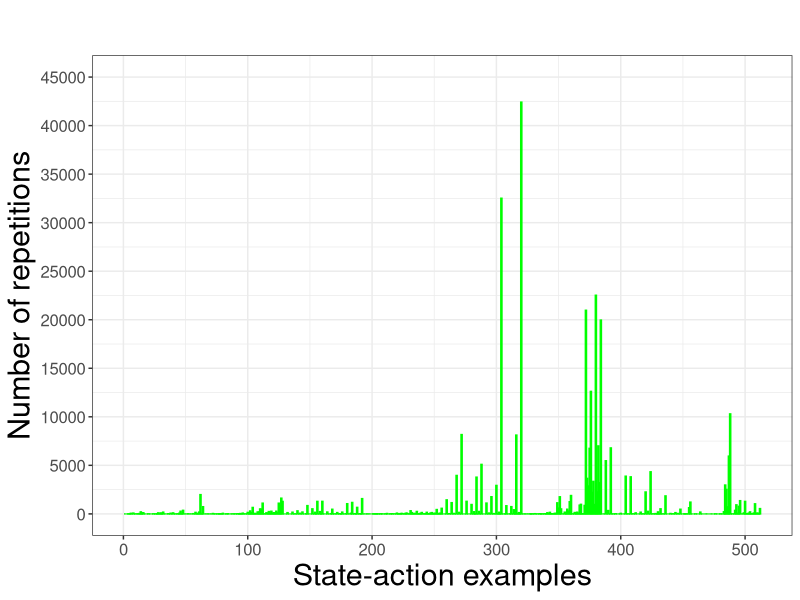

The R script that drew this image:
library(ggplot2)

# Read the CSV file (modify the filename as needed)
df <- read.csv("count_sample_space.csv")

# Ensure the dataframe has the required columns
if (!all(c("index", "count") %in% colnames(df))) {
  stop("The dataframe must contain 'index' and 'count' columns.")
}

# Plot the histogram with a border (frame)
p <- ggplot(df, aes(x = index, y = count)) +
  geom_bar(stat = "identity", fill = "green", color = "green") +
  scale_y_continuous(limits = c(0, 45000), breaks = seq(0, 45000, by = 5000)) +
  labs(title = "",
       x = "State-action examples",
       y = "Number of repetitions") +
  # Fix y-axis range
  theme_bw() +  # Add frame around the plot
  theme(
    axis.text.x = element_text(size = 12),  # Bigger x-axis text
    axis.text.y = element_text(size = 12),  # Bigger y-axis text
    axis.title.x = element_text(size = 22),  # Bigger x-axis title
    axis.title.y = element_text(size = 22),  # Bigger y-axis title
    plot.title = element_text(size = 30)  # Bigger plot title
  )

# Display the plot
#print(p)


ggsave("D_humans_unique_count.pdf", plot = p, dpi = 300)

